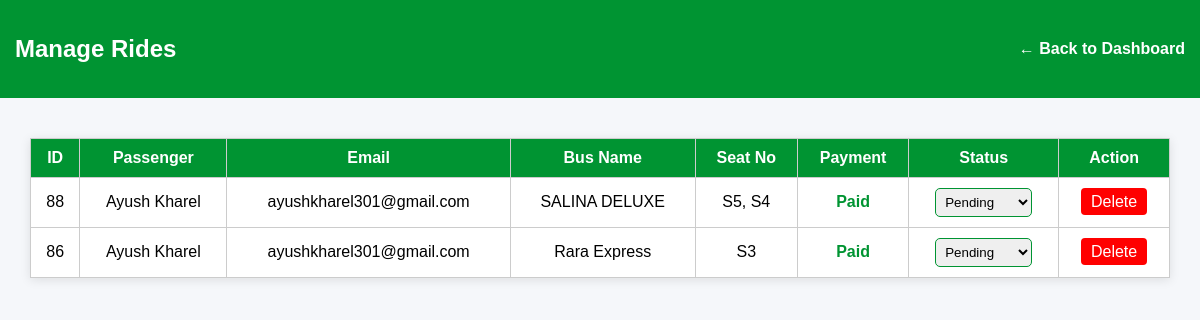
The app's page /admin/manage_rides.php (signed in) with its own data.
### tables this page shows
CREATE TABLE `bookings` (
  `booking_id` int(11) NOT NULL,
  `user_id` int(11) DEFAULT NULL,
  `bus_id` int(11) DEFAULT NULL,
  `seat_numbers` text DEFAULT NULL,
  `total_seats` int(11) DEFAULT NULL,
  `total_amount` decimal(10,2) DEFAULT NULL,
  `payment_status` varchar(20) DEFAULT NULL,
  `payment_method` varchar(50) DEFAULT NULL,
  `paid_at` datetime DEFAULT NULL,
  `qr_code_path` varchar(255) DEFAULT NULL,
  `ride_status` varchar(20) DEFAULT NULL,
  `created_at` datetime DEFAULT current_timestamp(),
  `transaction_id` varchar(100) DEFAULT NULL
);

CREATE TABLE `users` (
  `id` int(11) NOT NULL,
  `name` varchar(100) NOT NULL,
  `email` varchar(100) NOT NULL,
  `phone` varchar(20) DEFAULT NULL,
  `address` varchar(255) DEFAULT NULL,
  `username` varchar(50) DEFAULT NULL,
  `gender` varchar(10) DEFAULT NULL,
  `password` varchar(255) NOT NULL,
  `role` enum('admin','passenger') DEFAULT 'passenger',
  `created_at` timestamp NOT NULL DEFAULT current_timestamp()
);

CREATE TABLE `buses` (
  `id` int(11) NOT NULL,
  `bus_name` varchar(100) NOT NULL,
  `bus_number` varchar(20) DEFAULT NULL,
  `driver_name` varchar(100) DEFAULT NULL,
  `driver_phone` varchar(15) DEFAULT NULL,
  `route_from` varchar(100) NOT NULL,
  `route_to` varchar(100) NOT NULL,
  `departure_time` datetime NOT NULL,
  `total_seats` int(11) NOT NULL DEFAULT 40,
  `available_seats` int(11) NOT NULL DEFAULT 40,
  `ticket_price` decimal(10,2) NOT NULL,
  `created_at` timestamp NOT NULL DEFAULT current_timestamp(),
  `driver_id` int(11) DEFAULT NULL
);

### admin/manage_rides.php (the view, shortened to what this page needs)
<?php
include('../includes/db.php');
$conn->query("UPDATE bookings SET ride_status='Confirmed' WHERE payment_status='Paid' AND ride_status='Pending'");
$rides_query = "SELECT b.booking_id, u.name, u.email, bs.bus_name, b.seat_numbers, b.ride_status, b.payment_status
  FROM bookings b
  JOIN users u ON b.user_id = u.id
  JOIN buses bs ON b.bus_id = bs.id
  ORDER BY b.booking_id DESC";
$rides_result = $conn->query($rides_query);
?>
<!DOCTYPE html>
<html lang="en">
<head>
</head>
<body>
<header>
  <h2>Manage Rides</h2>
  <a href="dashboard.php" class="back">← Back to Dashboard</a>
</header>
<table>
<tr>
  <th>ID</th>
  <th>Passenger</th>
  <th>Email</th>
  <th>Bus Name</th>
  <th>Seat No</th>
  <th>Payment</th>
  <th>Status</th>
  <th>Action</th>
</tr>
<?php
if ($rides_result->num_rows > 0) {
    while($r = $rides_result->fetch_assoc()) {
?>
<tr>
  <td><?php echo $r['booking_id']; ?></td>
  <td><?php echo htmlspecialchars($r['name']); ?></td>
  <td><?php echo htmlspecialchars($r['email']); ?></td>
  <td><?php echo htmlspecialchars($r['bus_name']); ?></td>
  <td><?php echo htmlspecialchars($r['seat_numbers']); ?></td>
  <td>
    <span style="color: <?php echo $r['payment_status'] == 'Paid' ? '#009432' : '#ff9800'; ?>; font-weight: bold;">
      <?php echo htmlspecialchars($r['payment_status']); ?>
    </span>
  </td>
  <td>
    <form method="POST" style="display:inline;">
      <select name="ride_status" onchange="this.form.submit()">
        <option value="Pending" <?php if($r['ride_status']=='Pending') echo 'selected'; ?>>Pending</option>
      </select>
    </form>
  </td>
  <td><a href="?delete=<?php echo $r['booking_id']; ?>" class="btn" onclick="return confirm('Delete this ride?')">Delete</a></td>
</tr>
<?php
    }
} else {
    echo '<tr><td colspan="8" style="text-align: center; padding: 20px;">No rides found.</td></tr>';
}
?>
</table>
</body>
</html>

### admin/manage_rides.php (style rules this page uses)
body { font-family: Arial; background: #f5f7fa; margin: 0; }
table { width: 95%; margin: 40px auto; border-collapse: collapse; background: white; box-shadow: 0 2px 10px rgba(0,0,0,0.1); }
th, td { border: 1px solid #ccc; padding: 10px; text-align: center; }
th { background: #009432; color: white; }
select, button { padding: 5px; border-radius: 5px; border: 1px solid #009432; }
a.btn { background: red; color: white; padding: 5px 10px; text-decoration: none; border-radius: 4px; }
header { background: #009432; padding: 15px; color: white; display: flex; justify-content: space-between; align-items: center; }
a.back { color: white; text-decoration: none; font-weight: bold; }

### records on screen
bookings: booking_id "88", user.name "Ayush Kharel", user.email "ayushkharel301@gmail.com", bus.bus_name "SALINA DELUXE", seat_numbers "S5, S4", payment_status "Paid"
bookings: booking_id "86", user.name "Ayush Kharel", user.email "ayushkharel301@gmail.com", bus.bus_name "Rara Express", seat_numbers "S3", payment_status "Paid"
